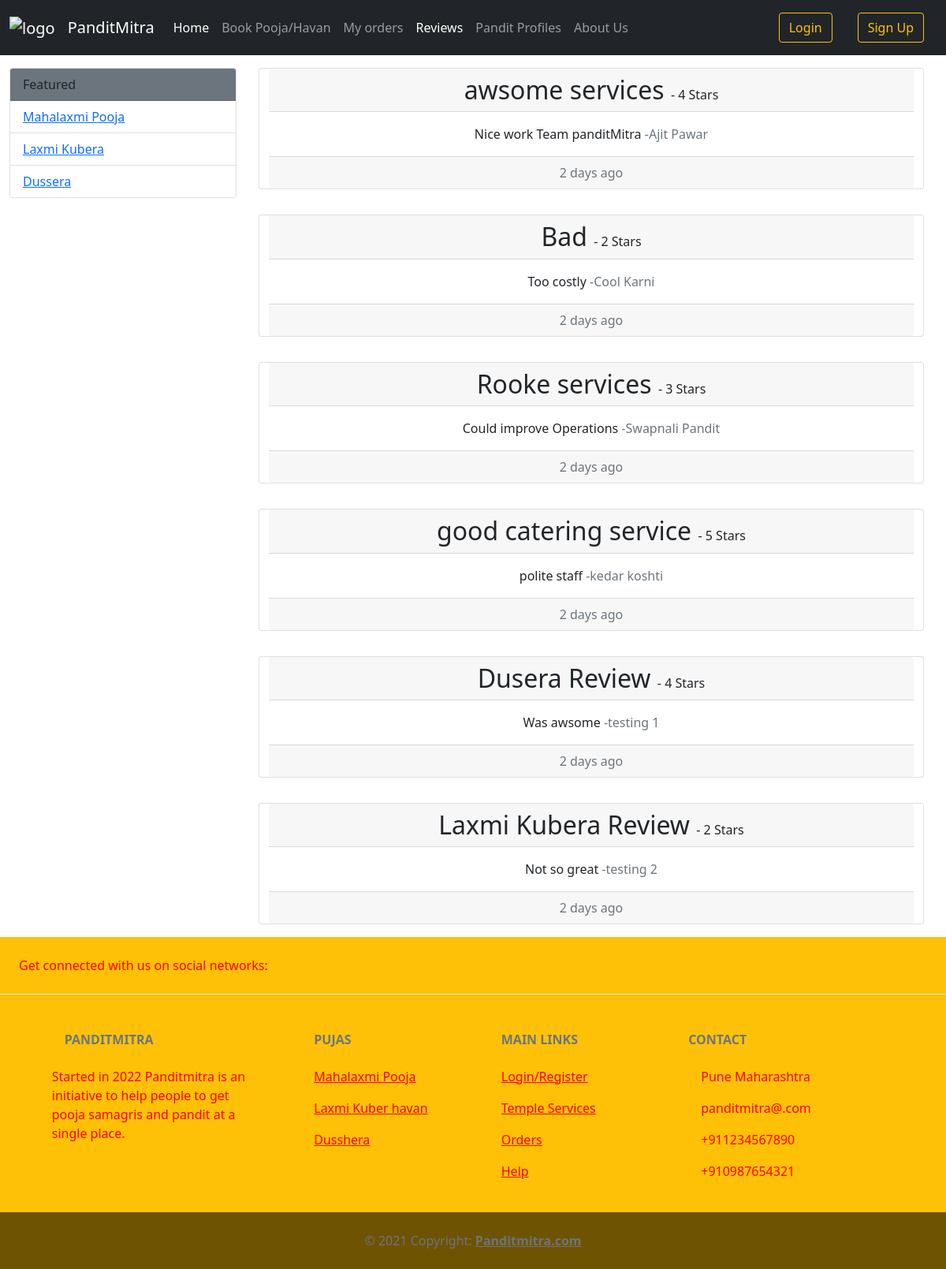
/seeReviews/, run on the app's committed database.
### main/models.py (models this page shows, shortened)
class Reviews(models.Model):
    id = models.AutoField(primary_key=True)
    fullName = models.CharField(max_length=50)
    pujaName = models.ForeignKey(Puja, on_delete=models.CASCADE)
    email = models.CharField(max_length=50)
    title = models.CharField(max_length=50, blank=True)
    reviewText = models.TextField(verbose_name='Reviews Text')
    created_date = models.DateTimeField(default=now, editable=False)
    yourRating = models.IntegerField(default=0, validators=[minMax3])

### main/views.py (the view)
# urls.py: path("seeReviews/", views.seeReviews, name="seeReviews"),
def seeReviews(response):
    ls = Reviews.objects.all()
    return render(response, "seeReview.html", {"ls": ls})

### main/templates/seeReview.html (shortened to what this page needs)
<!DOCTYPE html>
<html lang="en">
<head>
    <link href="https://cdn.jsdelivr.net/npm/bootstrap@5.1.3/dist/css/bootstrap.min.css" rel="stylesheet">
</head>
<body>
        <nav class="navbar navbar-expand-lg navbar-dark bg-dark">
            <div class="container-fluid">
              <a class="navbar-brand" href="{% url 'home' %}">
                <img src="https://cdni.iconscout.com/illustration/premium/thumb/pandit-ji-2704960-2252413.png" height="40" width="70" alt="logo">
              </a>
              <a class="navbar-brand" href="{% url 'home' %}">
                PanditMitra
              </a>
              <div class="collapse navbar-collapse" id="navbarSupportedContent">
                <ul class="navbar-nav me-auto mb-2 mb-lg-0">
                  <li class="nav-item">
                    <a class="nav-link active" aria-current="page" href="{% url 'home' %}">Home</a>
                  </li>
                  <li class="nav-item">
                    <a class="nav-link" href="{% url 'book' %}">Book Pooja/Havan</a>
                  </li>
                  <li class="nav-item">
                      <a class="nav-link" href="{% url 'myOrders' %}">My orders</a>
                  </li>
                  <li class="nav-item">
                    <a class="nav-link active" href="{% url 'reviews' %}">Reviews</a>
                  </li>
                  <li class="nav-item">
                    <a class="nav-link" href="{% url 'pandit' %}">Pandit Profiles</a>
                  </li>
                  <li class="nav-item">
                      <a class="nav-link" href="{% url 'aboutUs' %}">About Us</a>
                  </li>
                </ul>
                    {% if user.is_authenticated %}
                    <a class="nav-link d-flex">
                      <span class="text-warning" >{{user.username}}</span>
                    </a>
                    <a class="nav-link d-flex" href="{% url 'logout' %}">
                        <button class="btn btn-outline-warning" type="submit">Logout</button>
                    </a>
                  {% else %}
                    <a class="nav-link d-flex" href="{% url 'login' %}">
                        <button class="btn btn-outline-warning" type="submit">Login</button>
                    </a>
                    <a class="nav-link d-flex" href="{% url 'sign_Up' %}">
                        <button class="btn btn-outline-warning" type="submit">Sign Up</button>
                    </a>
                  {% endif %}
              </div>
            </div>
          </nav>
        <div class="container-fluid">
            <div class="row">
                <div class="col-md-3 my-3">
                    <div class="card" style="width: 18rem;">
                        <div class="card-header bg-secondary">
                        Featured
                        </div>
                        <ul class="list-group list-group-flush">
                        <li class="list-group-item"><a href="#">Mahalaxmi Pooja</a></li>
                        <li class="list-group-item"><a href="#">Laxmi Kubera</a></li>
                        <li class="list-group-item"><a href="#">Dussera</a></li>
                        </ul>
                    </div>
                </div>
                <div class="col-md-9 ">
                    <div class="row mx-3">
                        {% for item in ls %}
                            <div class="card text-center my-3 ">
                                <div class="card-header">
                                    <span class="h2"> {{ item.title }} </span> - {{item.yourRating}} Stars
                                </div>
                                <div class="card-body">
                                <p class="card-text">{{item.reviewText}} <span class="text-muted">-{{item.fullName}}</span></p>
                                </div>
                                <div class="card-footer text-muted">
                                    2 days ago
                                </div>
                            </div>
                        {% endfor %}
                    </div>
                </div>
            </div>
        </div>
       <footer class="text-center text-lg-start bg-warning text-muted">
        <section
          class="d-flex justify-content-center justify-content-lg-between p-4 border-bottom"
        >
          <div class="me-5 d-none d-lg-block">
            <span style="color:red;">Get connected with us on social networks:</span>
          </div>
          <div>
          </div>
        </section>
        <section class="">
          <div class="container text-center text-md-start mt-5">
            <div class="row mt-3">
              <div class="col-md-3 col-lg-4 col-xl-3 mx-auto mb-4">
                <h6 class="text-uppercase fw-bold mb-4">
                  Panditmitra
                </h6>
                <p style="color:red;">
                  Started in 2022 Panditmitra is an initiative to help people to get pooja samagris and pandit at a single place.
                </p>
              </div>
              <div class="col-md-2 col-lg-2 col-xl-2 mx-auto mb-4">
                <h6 class="text-uppercase fw-bold mb-4">
                  Pujas
                </h6>
                <p style="color:red;">
                  <a href="#!" class="text-reset">Mahalaxmi Pooja</a>
                </p>
                <p style="color:red;">
                  <a href="#!" class="text-reset">Laxmi Kuber havan</a>
                </p>
                <p style="color:red;">
                  <a href="#!" class="text-reset">Dusshera</a>
                </p>
              </div>
              <div class="col-md-3 col-lg-2 col-xl-2 mx-auto mb-4">
                <h6 class="text-uppercase fw-bold mb-4">
                  Main links
                </h6>
                <p style="color:red;">
                  <a href="#!" class="text-reset">Login/Register</a>
                </p>
                <p style="color:red;">
                  <a href="#!" class="text-reset">Temple Services</a>
                </p>
                <p style="color:red;">
                  <a href="#!" class="text-reset">Orders</a>
                </p>
                <p style="color:red;">
                  <a href="#!" class="text-reset">Help</a>
                </p>
              </div>
              <div class="col-md-4 col-lg-3 col-xl-3 mx-auto mb-md-0 mb-4">
                <h6 class="text-uppercase fw-bold mb-4">
                  Contact
                </h6>
                <p style="color:red;"> Pune Maharashtra</p>
                <p style="color:red;">
                  panditmitra@.com
                </p>
                <p style="color:red;"> +911234567890</p>
                <p style="color:red;"> +910987654321</p>
              </div>
            </div>
          </div>
        </section>
        <div class="text-center p-4" style="background-color: rgba(0, 0, 0, 0.568);">
          © 2021 Copyright:
          <a class="text-reset fw-bold" href="https://panditmitra.com/">Panditmitra.com</a>
        </div>
      </footer>
</body>
</html>

### data on the page
Reviews: title "awsome services", yourRating "4", reviewText "Nice work Team panditMitra", fullName "Ajit Pawar"
Reviews: title "Bad", yourRating "2", reviewText "Too costly", fullName "Cool Karni"
Reviews: title "Rooke services", yourRating "3", reviewText "Could improve Operations", fullName "Swapnali Pandit"
Reviews: title "good catering service", yourRating "5", reviewText "polite staff", fullName "kedar koshti"
Reviews: title "Dusera Review", yourRating "4", reviewText "Was awsome", fullName "testing 1"
Reviews: title "Laxmi Kubera Review", yourRating "2", reviewText "Not so great", fullName "testing 2"
